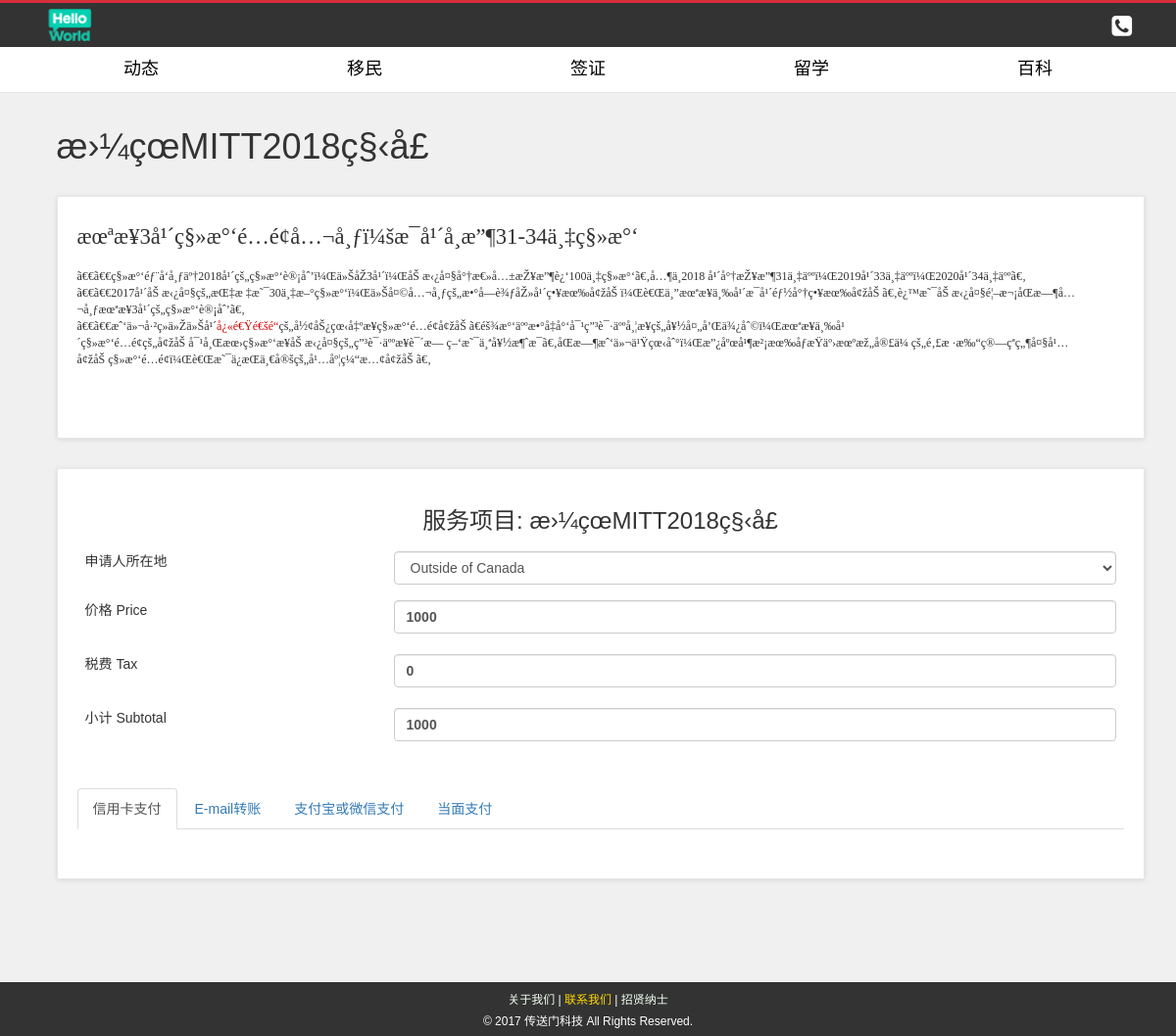
Screenshot of /mitt-application with the database file from the repository.
### tables this page shows
CREATE TABLE `products` (
  `product_id` int(10) NOT NULL,
  `p_cat_id` int(10) NOT NULL,
  `cat_id` int(10) NOT NULL,
  `manufacturer_id` int(10) NOT NULL,
  `date` timestamp NOT NULL DEFAULT CURRENT_TIMESTAMP ON UPDATE CURRENT_TIMESTAMP,
  `product_title` text NOT NULL,
  `product_url` text NOT NULL,
  `product_img1` text NOT NULL,
  `product_img2` text NOT NULL,
  `product_img3` text NOT NULL,
  `product_price` int(10) NOT NULL,
  `product_psp_price` int(100) NOT NULL,
  `product_desc` text NOT NULL,
  `product_features` text NOT NULL,
  `product_video` text NOT NULL,
  `product_keywords` text NOT NULL,
  `product_label` text NOT NULL,
  `status` varchar(255) NOT NULL
);

### includes/serviceprice.php (the view, shortened to what this page needs)
<div class="row" id="productMain">
    <div class="col-md-12">
        <div class="box">
            <?php
            $get_price = "select * from products where product_id='$pro_id'";
            $run_price = mysqli_query($con, $get_price);
            $row_price = mysqli_fetch_array($run_price);
            $pro_price = $row_price['product_price'];
            $province = '';
            $query = "SELECT province FROM tax_rate ORDER BY id ASC";
            $result = mysqli_query($con, $query);
            while ($row = mysqli_fetch_array($result)) {
                $province .= '<option value="' . $row["province"] . '">' . $row["province"] . '</option>';
            }
            ?>
            <h3 class="text-center">服务项目: <?php echo $pro_title ?></h3>
            <div class="form-group">
                <table class="table">
                    <tbody>
                    <tr>
                        <td>申请人所在地</td>
                        <td>
                            <div>
                                <select id="country" name="country" class="form-control action">
                                    <?php echo $province; ?>
                                </select>
                            </div>
                        </td>
                    </tr>
                    <tr>
                        <td>价格 Price</td>
                        <td>
                            <label class="form-control"><?php echo $pro_price ?></label>
                        </td>
                    </tr>
                    <tr>
                        <td>税费 Tax</td>
                        <td>
                            <label name="state" id="state" class="form-control action">0</label>
                        </td>
                    </tr>
                    <tr>
                        <td>小计 Subtotal</td>
                        <td>
                            <label id="subtotal" class="form-control action"><?php echo $pro_price ?></label>
                        </td>
                    </tr>
                    </tbody>
                </table>
            </div>
<div>
</div>
            <ul class="nav nav-tabs">
                <li class="active"><a data-toggle="tab" href="#tab1">信用卡支付</a></li>
                <li><a data-toggle="tab" href="#tab2">E-mail转账</a></li>
                <li><a data-toggle="tab" href="#tab3">支付宝或微信支付</a></li>
                <li><a data-toggle="tab" href="#tab4">当面支付</a></li>
            </ul>
            <div class="tab-content">
                <div id="tab1" class="tab-pane fade in active">
                    <div class="panel-body">
                    </div>
                </div>
            </div>
        </div>
    </div>
</div>

### details.php (shortened to what this page needs)
<?php
include("includes/db.php");
?>
<?php
$product_id = @$_GET['pro_id'];
$get_product = "select * from products where product_url='$product_id'";
$run_product = mysqli_query($con, $get_product);
$check_product = mysqli_num_rows($run_product);
if ($check_product == 0) {
    echo "<script> window.open('index.php','_self') </script>";
} else {
    $row_product = mysqli_fetch_array($run_product);
    $p_cat_id = $row_product['p_cat_id'];
    $pro_id = $row_product['product_id'];
    $pro_title = $row_product['product_title'];
    $pro_price = $row_product['product_price'];
    $pro_desc = $row_product['product_desc'];
    $get_p_cat = "select * from product_categories where p_cat_id='$p_cat_id'";
    $run_p_cat = mysqli_query($con, $get_p_cat);
    $row_p_cat = mysqli_fetch_array($run_p_cat);
    $p_cat_title = $row_p_cat['p_cat_title'];
    ?>
    <!DOCTYPE html>
    <html>
    <head>
        <link href="styles/bootstrap.min.css" rel="stylesheet">
        <link href="styles/style.css" rel="stylesheet">
        <link href="font-awesome/css/font-awesome.min.css" rel="stylesheet">
    </head>
    <body>
    <div class="navbar navbar-default navbar-fixed-top" id="navbar">
        <div id="top">
            <div class="container">
                <div class="col-md-6 top-brand">
                    <a href="index" style="text-align:center">
                        <img src="images/logo-small.png" alt="csm logo" height="35">
                    </a>
                </div>
                <div class="col-md-6 offer hidden-xs hidden-sm">
                    <ul class="menu">
                        <li>
                            <a class="right" href="contact.php">
                                <i class="fa fa-phone-square fa-2x"></i>
                            </a>
                        </li>
                    </ul>
                </div>
            </div>
        </div>
        <div class="container">
            <div class="navbar-collapse collapse" id="navigation">
                <div class="padding-nav">
                    <ul class="nav nav-pills card-header-pills nav-justified">
                        <li <?php if ($p_cat_title == "动态") {echo 'id="nav"';} ?>>
                            <a href="shop_dongtai.php"> 动态 </a>
                        </li>
                        <li <?php if ($p_cat_title == "移民") {echo 'id="nav"';} ?>>
                            <a href="shop_yimin.php"> 移民 </a>
                        </li>
                        <li <?php if ($p_cat_title == "签证") {echo 'id="nav"';} ?>>
                            <a href="shop_qianzheng.php"> 签证 </a>
                        </li>
                        <li <?php if ($p_cat_title == "留学") {echo 'id="nav"';} ?>>
                            <a href="shop_liuxue.php"> 留学 </a>
                        </li>
                        <li <?php if ($p_cat_title == "百科") {echo 'id="nav"';} ?>>
                            <a href="shop_bibei.php"> 百科 </a>
                        </li>
                    </ul>
                </div>
            </div>
        </div>
    </div>
    <div id="content">
        <div class="container">
            <div class="col-md-12">
                <h1 class="text-left"> <?php echo $pro_title; ?> </h1>
                <br>
                <div class="box" id="details">
                    <div class="tab-content">
                        <div id="description" class="tab-pane fade in active" style="margin-top:7px;">
                            <?php echo $pro_desc; ?>
                        </div>
                    </div>
                </div>
                <?php
                if ($pro_price) {
                    include("includes/serviceprice.php");
                }
                ?>
            </div>
        </div>
    </div>
    <?php
    include("includes/footer.php");
    ?>
    </body>
    </html>
<?php } ?>

### styles/style.css (style rules this page uses)
html { position: relative; min-height: 100%; }
body { font-family: Microsoft Yahei, STXihei, Tahoma, Helvetica, Arial, sans-serif; font-size: 14px; line-height: 1.42857143; color: #333333; background-color: #f0f0f0; overflow-x: hidden; margin-bottom: 100px; }
#top { background: #333333; padding: 5px 0px; margin: auto; }
#top .offer { color: #fff; margin-top: 6px; }
#top a { color: #fff; }
#top ul.menu { margin: auto; text-align: right; font-size: 12px; list-style: none; }
.navbar { background: white; }
.navbar ul.nav>li>a { font-size: 18px; color: black; }
.padding-nav { padding-top: 0px; }
.box { background: #fff; margin: 0 0 30px; border: solid 1px #e6e6e6; box-sizing: border-box; padding: 20px; box-shadow: 0 1px 5px rgba(0, 0, 0, 0.1); }
#content { padding-left: 25px; }
#content #productMain { margin-bottom: 30px; }

### rows the page displays
products: product_title "æ›¼çœMITT2018ç§‹å­£", product_desc "æœªæ¥3å¹´ç§»æ°‘é…é¢å…¬å¸ƒï¼šæ¯å¹´å¸æ”¶31-34ä¸‡ç§»æ°‘ ã€€ã€€ç§»æ°‘éƒ¨å‘å¸ƒäº†2018å¹´çš„ç§»æ°‘è®¡åˆ’ï¼Œä»ŠåŽ3å¹´ï¼ŒåŠ æ‹¿å¤§å°†æ€»å…±æŽ¥æ”¶è¿‘100ä¸‡ç§»æ°‘ã€‚å…¶ä¸­2018 å¹´å°†æŽ¥æ”¶31ä¸‡äººï¼Œ2019å¹´33ä¸‡äººï¼Œ2020å¹´34ä¸‡äººã€‚ ã€€ã€€2017å¹´åŠ æ‹¿å¤§çš„æŒ‡æ ‡æ˜¯30ä¸‡æ–°ç§»æ°‘ï¼Œä»Šå¤©å…¬å¸ƒçš„æ•°å­—è¾ƒåŽ»å¹´ç•¥æœ‰å¢žåŠ ï¼Œè€Œä¸”æœªæ¥ä¸‰å¹´æ¯å¹´éƒ½å°†ç•¥æœ‰å¢žåŠ ã€‚è¿™æ˜¯åŠ æ‹¿å¤§é¦–æ¬¡åŒæ—¶å…¬å¸ƒæœªæ¥3å¹´çš„ç§»æ°‘è®¡åˆ’ã€‚ ã€€ã€€æˆ‘ä»¬å·²ç»ä»Žä»Šå¹´ å¿«é€Ÿé€šé“ çš„å½¢åŠ¿çœ‹å‡ºæ¥ç§»æ°‘é…é¢å¢žåŠ ã€éš¾æ°‘äººæ•°å‡å°‘å¯¹ç”³è¯·äººå¸¦æ¥çš„å¥½å¤„å’Œä¾¿åˆ©ï¼Œæœªæ¥ä¸‰å¹´ç§»æ°‘é…é¢çš„å¢žåŠ å¯¹å¸Œæœ›ç§»æ°‘æ¥åŠ æ‹¿å¤§çš„ç”³è¯·äººæ¥è¯´æ—…", product_price "1000"

### other values shown
form field country "Outside of Canada"
